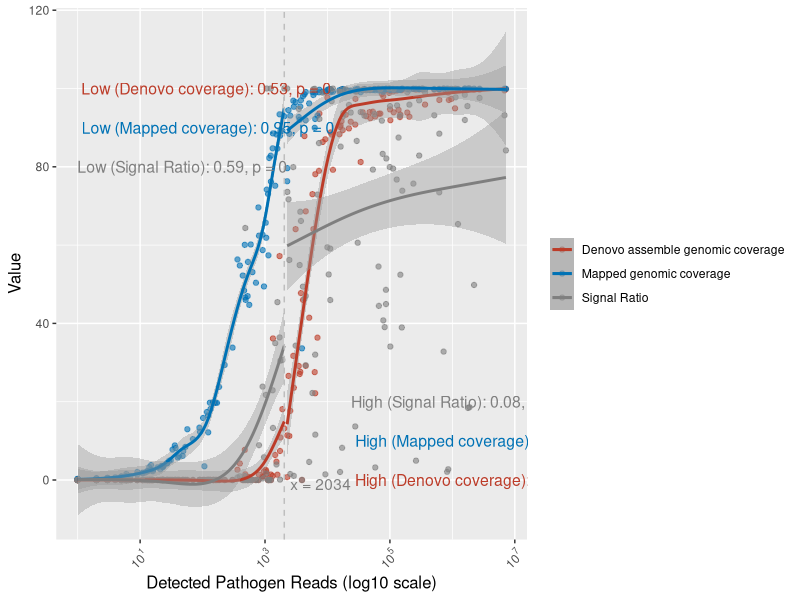

Here is the R script that generated this plot:
library(ggplot2)
library(dplyr)
library(ggsci)
colorsQ = c(pal_nejm("default")(2),"grey50")
# Read the data
df <- read.table("single.sample.asm.txt", header = TRUE)

# Multiply gatk_cov by 100
df$gatk_cov <- df$gatk_cov * 100
df_high <- df %>% filter(gatk_Reads > 2034)
df_low <- df %>% filter(gatk_Reads <= 2034)

# Calculate Pearson correlation coefficients and p-values
pearson_low_cov <- cor.test(df_low$gatk_Reads, df_low$cov, method = "pearson")
pearson_high_cov <- cor.test(df_high$gatk_Reads, df_high$cov, method = "pearson")

pearson_low_gatk_cov <- cor.test(df_low$gatk_Reads, df_low$gatk_cov, method = "pearson")
pearson_high_gatk_cov <- cor.test(df_high$gatk_Reads, df_high$gatk_cov, method = "pearson")

pearson_low_signal_ratio <- cor.test(df_low$gatk_Reads, df_low$signal_ratio, method = "pearson")
pearson_high_signal_ratio <- cor.test(df_high$gatk_Reads, df_high$signal_ratio, method = "pearson")

p <- ggplot(df, aes(x = gatk_Reads)) +
  geom_point(aes(y = cov, color = "Denovo assemble genomic coverage"), alpha = 0.6) +
  geom_point(aes(y = gatk_cov, color = "Mapped genomic coverage"), alpha = 0.6) +
  geom_point(aes(y = signal_ratio, color = "Signal Ratio"), alpha = 0.6) +
  scale_x_log10(labels = scales::trans_format("log10", scales::math_format(10^.x))) +
  labs(x = "Detected Pathogen Reads (log10 scale)", y = "Value") +
  scale_color_manual(values = c("Denovo assemble genomic coverage" = colorsQ[1], "Mapped genomic coverage" = colorsQ[2], "Signal Ratio" = colorsQ[3])) +
  geom_smooth(data = df_low, aes(y = cov, color = "Denovo assemble genomic coverage"), method = "gam", se = TRUE, linetype = "solid") +
  geom_smooth(data = df_high, aes(y = cov, color = "Denovo assemble genomic coverage"), method = "gam", se = TRUE, linetype = "solid") +
  geom_smooth(data = df_low, aes(y = gatk_cov, color = "Mapped genomic coverage"), method = "gam", se = TRUE, linetype = "solid") +
  geom_smooth(data = df_high, aes(y = gatk_cov, color = "Mapped genomic coverage"), method = "gam", se = TRUE, linetype = "solid") +
  geom_smooth(data = df_low, aes(y = signal_ratio, color = "Signal Ratio"), method = "gam", se = TRUE, linetype = "solid") +
  geom_smooth(data = df_high, aes(y = signal_ratio, color = "Signal Ratio"), method = "gam", se = TRUE, linetype = "solid") +
  geom_vline(xintercept = 2034, linetype = "dashed", color = "grey") +
  annotate("text", x = 2034, y = -1, label = "x = 2034", hjust = -0.1, color = "grey50") +
  annotate("text", x = 0, y = 100, label = paste0("Low (Denovo coverage): ", round(pearson_low_cov$estimate, 2), ", p = ", round(pearson_low_cov$p.value, 2)), hjust = -0.1, color = colorsQ[1], size = 4) +
  annotate("text", x = 10^4, y = 0, label = paste0("High (Denovo coverage): ", round(pearson_high_cov$estimate, 2), ", p = ", round(pearson_high_cov$p.value, 2)), hjust = -0.1, color = colorsQ[1], size = 4) +
  annotate("text", x = 0, y = 90, label = paste0("Low (Mapped coverage): ", round(pearson_low_gatk_cov$estimate, 2), ", p = ", round(pearson_low_gatk_cov$p.value, 2)), hjust = -0.1, color = colorsQ[2], size = 4) +
  annotate("text", x = 10^4, y = 10, label = paste0("High (Mapped coverage): ", round(pearson_high_gatk_cov$estimate, 2), ", p = ", round(pearson_high_gatk_cov$p.value, 2)), hjust = -0.1, color = colorsQ[2], size = 4) +
  annotate("text", x = 0, y = 80, label = paste0("Low (Signal Ratio): ", round(pearson_low_signal_ratio$estimate, 2), ", p = ", round(pearson_low_signal_ratio$p.value, 2)), hjust = -0.1, color = colorsQ[3], size = 4) +
  annotate("text", x = 10^4, y = 20, label = paste0("High (Signal Ratio): ", round(pearson_high_signal_ratio$estimate, 2), ", p = ", round(pearson_high_signal_ratio$p.value, 2)), hjust = -0.1, color = colorsQ[3], size = 4) +
  theme(axis.title.x = element_text(size = 12),
        axis.title.y = element_text(size = 12),
        legend.title = element_blank(),
        axis.text.x = element_text(angle = 45, hjust = 1),
        legend.position = "right",
        legend.box = "horizontal")
